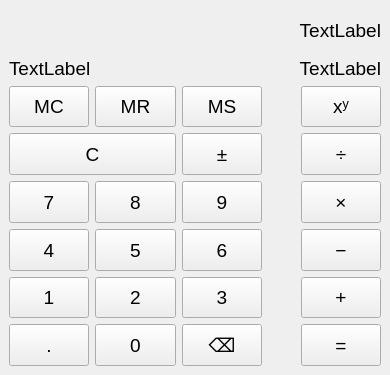
<?xml version="1.0" encoding="UTF-8"?>
<ui version="4.0">
 <class>MainWindow</class>
 <widget class="QMainWindow" name="MainWindow">
  <property name="geometry">
   <rect>
    <x>0</x>
    <y>0</y>
    <width>390</width>
    <height>375</height>
   </rect>
  </property>
  <property name="sizePolicy">
   <sizepolicy hsizetype="Preferred" vsizetype="Preferred">
    <horstretch>0</horstretch>
    <verstretch>0</verstretch>
   </sizepolicy>
  </property>
  <property name="font">
   <font>
    <pointsize>14</pointsize>
   </font>
  </property>
  <property name="windowTitle">
   <string>Калькулятор</string>
  </property>
  <widget class="QWidget" name="centralwidget">
   <layout class="QGridLayout" name="gridLayout" rowstretch="0,0,0,0,0,0,0,0,0" columnstretch="3,3,3,1,3">
    <item row="3" column="4">
     <widget class="QPushButton" name="pb_pow">
      <property name="sizePolicy">
       <sizepolicy hsizetype="MinimumExpanding" vsizetype="MinimumExpanding">
        <horstretch>0</horstretch>
        <verstretch>0</verstretch>
       </sizepolicy>
      </property>
      <property name="text">
       <string>xʸ</string>
      </property>
     </widget>
    </item>
    <item row="5" column="4">
     <widget class="QPushButton" name="pb_mult">
      <property name="sizePolicy">
       <sizepolicy hsizetype="MinimumExpanding" vsizetype="MinimumExpanding">
        <horstretch>0</horstretch>
        <verstretch>0</verstretch>
       </sizepolicy>
      </property>
      <property name="text">
       <string>×</string>
      </property>
     </widget>
    </item>
    <item row="6" column="2">
     <widget class="QPushButton" name="pb_six">
      <property name="sizePolicy">
       <sizepolicy hsizetype="MinimumExpanding" vsizetype="MinimumExpanding">
        <horstretch>0</horstretch>
        <verstretch>0</verstretch>
       </sizepolicy>
      </property>
      <property name="text">
       <string>6</string>
      </property>
     </widget>
    </item>
    <item row="8" column="4">
     <widget class="QPushButton" name="pb_equal">
      <property name="sizePolicy">
       <sizepolicy hsizetype="MinimumExpanding" vsizetype="MinimumExpanding">
        <horstretch>0</horstretch>
        <verstretch>0</verstretch>
       </sizepolicy>
      </property>
      <property name="text">
       <string>=</string>
      </property>
     </widget>
    </item>
    <item row="4" column="2">
     <widget class="QPushButton" name="pb_pm">
      <property name="sizePolicy">
       <sizepolicy hsizetype="MinimumExpanding" vsizetype="MinimumExpanding">
        <horstretch>0</horstretch>
        <verstretch>0</verstretch>
       </sizepolicy>
      </property>
      <property name="text">
       <string>±</string>
      </property>
     </widget>
    </item>
    <item row="2" column="0" colspan="5">
     <layout class="QHBoxLayout" name="horizontalLayout">
      <item>
       <widget class="QLabel" name="l_memory">
        <property name="text">
         <string>TextLabel</string>
        </property>
       </widget>
      </item>
      <item>
       <widget class="QLabel" name="l_result">
        <property name="sizePolicy">
         <sizepolicy hsizetype="Minimum" vsizetype="Preferred">
          <horstretch>0</horstretch>
          <verstretch>0</verstretch>
         </sizepolicy>
        </property>
        <property name="text">
         <string>TextLabel</string>
        </property>
        <property name="alignment">
         <set>Qt::AlignmentFlag::AlignRight|Qt::AlignmentFlag::AlignTrailing|Qt::AlignmentFlag::AlignVCenter</set>
        </property>
       </widget>
      </item>
     </layout>
    </item>
    <item row="8" column="2">
     <widget class="QPushButton" name="pb_one_clear">
      <property name="sizePolicy">
       <sizepolicy hsizetype="MinimumExpanding" vsizetype="MinimumExpanding">
        <horstretch>0</horstretch>
        <verstretch>0</verstretch>
       </sizepolicy>
      </property>
      <property name="text">
       <string>⌫</string>
      </property>
     </widget>
    </item>
    <item row="5" column="1">
     <widget class="QPushButton" name="pb_eignt">
      <property name="sizePolicy">
       <sizepolicy hsizetype="MinimumExpanding" vsizetype="MinimumExpanding">
        <horstretch>0</horstretch>
        <verstretch>0</verstretch>
       </sizepolicy>
      </property>
      <property name="text">
       <string>8</string>
      </property>
     </widget>
    </item>
    <item row="6" column="4">
     <widget class="QPushButton" name="pb_minus">
      <property name="sizePolicy">
       <sizepolicy hsizetype="MinimumExpanding" vsizetype="MinimumExpanding">
        <horstretch>0</horstretch>
        <verstretch>0</verstretch>
       </sizepolicy>
      </property>
      <property name="text">
       <string>−</string>
      </property>
     </widget>
    </item>
    <item row="5" column="2">
     <widget class="QPushButton" name="pb_nine">
      <property name="sizePolicy">
       <sizepolicy hsizetype="MinimumExpanding" vsizetype="MinimumExpanding">
        <horstretch>0</horstretch>
        <verstretch>0</verstretch>
       </sizepolicy>
      </property>
      <property name="text">
       <string>9</string>
      </property>
     </widget>
    </item>
    <item row="7" column="1">
     <widget class="QPushButton" name="pb_two">
      <property name="sizePolicy">
       <sizepolicy hsizetype="MinimumExpanding" vsizetype="MinimumExpanding">
        <horstretch>0</horstretch>
        <verstretch>0</verstretch>
       </sizepolicy>
      </property>
      <property name="text">
       <string>2</string>
      </property>
     </widget>
    </item>
    <item row="5" column="0">
     <widget class="QPushButton" name="pb_seven">
      <property name="sizePolicy">
       <sizepolicy hsizetype="MinimumExpanding" vsizetype="MinimumExpanding">
        <horstretch>0</horstretch>
        <verstretch>0</verstretch>
       </sizepolicy>
      </property>
      <property name="text">
       <string>7</string>
      </property>
     </widget>
    </item>
    <item row="8" column="0">
     <widget class="QPushButton" name="pb_dot">
      <property name="sizePolicy">
       <sizepolicy hsizetype="MinimumExpanding" vsizetype="MinimumExpanding">
        <horstretch>0</horstretch>
        <verstretch>0</verstretch>
       </sizepolicy>
      </property>
      <property name="text">
       <string>.</string>
      </property>
     </widget>
    </item>
    <item row="3" column="3">
     <spacer name="horizontalSpacer">
      <property name="orientation">
       <enum>Qt::Orientation::Horizontal</enum>
      </property>
      <property name="sizeType">
       <enum>QSizePolicy::Policy::Minimum</enum>
      </property>
      <property name="sizeHint" stdset="0">
       <size>
        <width>20</width>
        <height>20</height>
       </size>
      </property>
     </spacer>
    </item>
    <item row="4" column="0" colspan="2">
     <widget class="QPushButton" name="pb_all_clear">
      <property name="sizePolicy">
       <sizepolicy hsizetype="MinimumExpanding" vsizetype="MinimumExpanding">
        <horstretch>0</horstretch>
        <verstretch>0</verstretch>
       </sizepolicy>
      </property>
      <property name="text">
       <string>C</string>
      </property>
     </widget>
    </item>
    <item row="6" column="0">
     <widget class="QPushButton" name="pb_four">
      <property name="sizePolicy">
       <sizepolicy hsizetype="MinimumExpanding" vsizetype="MinimumExpanding">
        <horstretch>0</horstretch>
        <verstretch>0</verstretch>
       </sizepolicy>
      </property>
      <property name="text">
       <string>4</string>
      </property>
     </widget>
    </item>
    <item row="3" column="0">
     <widget class="QPushButton" name="pb_mc">
      <property name="sizePolicy">
       <sizepolicy hsizetype="MinimumExpanding" vsizetype="MinimumExpanding">
        <horstretch>0</horstretch>
        <verstretch>0</verstretch>
       </sizepolicy>
      </property>
      <property name="text">
       <string>MC</string>
      </property>
     </widget>
    </item>
    <item row="0" column="0" colspan="5">
     <widget class="QLabel" name="l_formula">
      <property name="sizePolicy">
       <sizepolicy hsizetype="MinimumExpanding" vsizetype="MinimumExpanding">
        <horstretch>0</horstretch>
        <verstretch>0</verstretch>
       </sizepolicy>
      </property>
      <property name="layoutDirection">
       <enum>Qt::LayoutDirection::LeftToRight</enum>
      </property>
      <property name="text">
       <string>TextLabel</string>
      </property>
      <property name="alignment">
       <set>Qt::AlignmentFlag::AlignRight|Qt::AlignmentFlag::AlignTrailing|Qt::AlignmentFlag::AlignVCenter</set>
      </property>
     </widget>
    </item>
    <item row="8" column="1">
     <widget class="QPushButton" name="pb_zero">
      <property name="sizePolicy">
       <sizepolicy hsizetype="MinimumExpanding" vsizetype="MinimumExpanding">
        <horstretch>0</horstretch>
        <verstretch>0</verstretch>
       </sizepolicy>
      </property>
      <property name="text">
       <string>0</string>
      </property>
     </widget>
    </item>
    <item row="6" column="1">
     <widget class="QPushButton" name="pb_five">
      <property name="sizePolicy">
       <sizepolicy hsizetype="MinimumExpanding" vsizetype="MinimumExpanding">
        <horstretch>0</horstretch>
        <verstretch>0</verstretch>
       </sizepolicy>
      </property>
      <property name="text">
       <string>5</string>
      </property>
     </widget>
    </item>
    <item row="3" column="2">
     <widget class="QPushButton" name="pb_ms">
      <property name="sizePolicy">
       <sizepolicy hsizetype="MinimumExpanding" vsizetype="MinimumExpanding">
        <horstretch>0</horstretch>
        <verstretch>0</verstretch>
       </sizepolicy>
      </property>
      <property name="text">
       <string>MS</string>
      </property>
     </widget>
    </item>
    <item row="3" column="1">
     <widget class="QPushButton" name="pb_mr">
      <property name="sizePolicy">
       <sizepolicy hsizetype="MinimumExpanding" vsizetype="MinimumExpanding">
        <horstretch>0</horstretch>
        <verstretch>0</verstretch>
       </sizepolicy>
      </property>
      <property name="text">
       <string>MR</string>
      </property>
     </widget>
    </item>
    <item row="4" column="4">
     <widget class="QPushButton" name="pb_division">
      <property name="sizePolicy">
       <sizepolicy hsizetype="MinimumExpanding" vsizetype="MinimumExpanding">
        <horstretch>0</horstretch>
        <verstretch>0</verstretch>
       </sizepolicy>
      </property>
      <property name="text">
       <string>÷</string>
      </property>
     </widget>
    </item>
    <item row="7" column="4">
     <widget class="QPushButton" name="pb_plus">
      <property name="sizePolicy">
       <sizepolicy hsizetype="MinimumExpanding" vsizetype="MinimumExpanding">
        <horstretch>0</horstretch>
        <verstretch>0</verstretch>
       </sizepolicy>
      </property>
      <property name="text">
       <string>+</string>
      </property>
     </widget>
    </item>
    <item row="7" column="2">
     <widget class="QPushButton" name="pb_three">
      <property name="sizePolicy">
       <sizepolicy hsizetype="MinimumExpanding" vsizetype="MinimumExpanding">
        <horstretch>0</horstretch>
        <verstretch>0</verstretch>
       </sizepolicy>
      </property>
      <property name="text">
       <string>3</string>
      </property>
     </widget>
    </item>
    <item row="7" column="0">
     <widget class="QPushButton" name="pb_one">
      <property name="sizePolicy">
       <sizepolicy hsizetype="MinimumExpanding" vsizetype="MinimumExpanding">
        <horstretch>0</horstretch>
        <verstretch>0</verstretch>
       </sizepolicy>
      </property>
      <property name="text">
       <string>1</string>
      </property>
     </widget>
    </item>
   </layout>
  </widget>
 </widget>
 <resources/>
 <connections/>
</ui>
